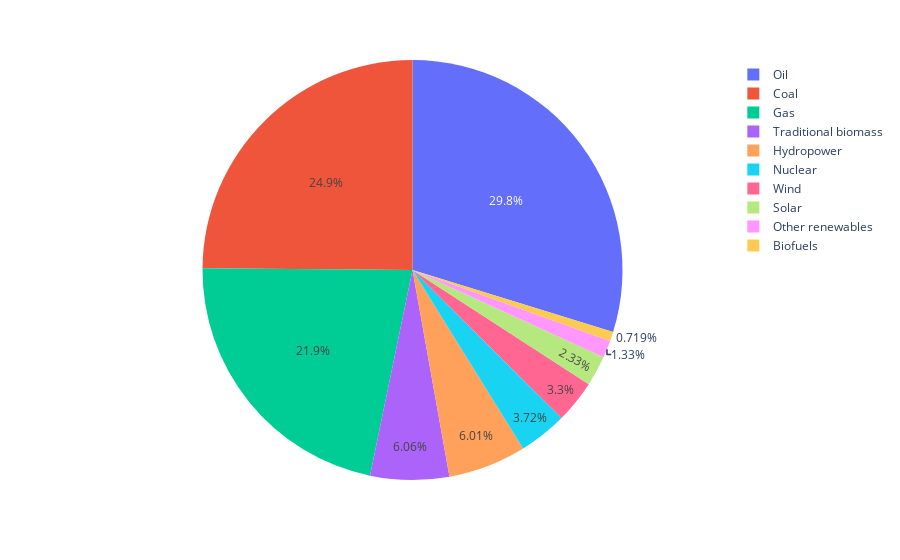

This figure's notebook cell:
### Markdown cell above
2. Make a minimal pie chart by calling the function `pie`

### Code cell
fig = px.pie(df, values='Consumption', names='Source')
fig.show()

### Figure 1 — Plotly figure (JSON) as saved in the notebook; plotly's stock layout.template omitted (floating-point values rounded to 4 significant figures)
{"data": [{"domain": {"x": [0, 1], "y": [0, 1]}, "hovertemplate": "Source=%{label}<br>Consumption=%{value}<extra></extra>", "labels": ["Other renewables", "Biofuels", "Solar", "Wind", "Hydropower", "Nuclear", "Gas", "Oil", "Coal", "Traditional biomass"], "legendgroup": "", "name": "", "showlegend": true, "type": "pie", "values": [2428.0, 1318.0, 4264.0, 6040.0, 11010.0, 6824.0, 40100.0, 54564, 45560.0, 11111]}], "layout": {"legend": {"tracegroupgap": 0}, "margin": {"t": 60}}}
